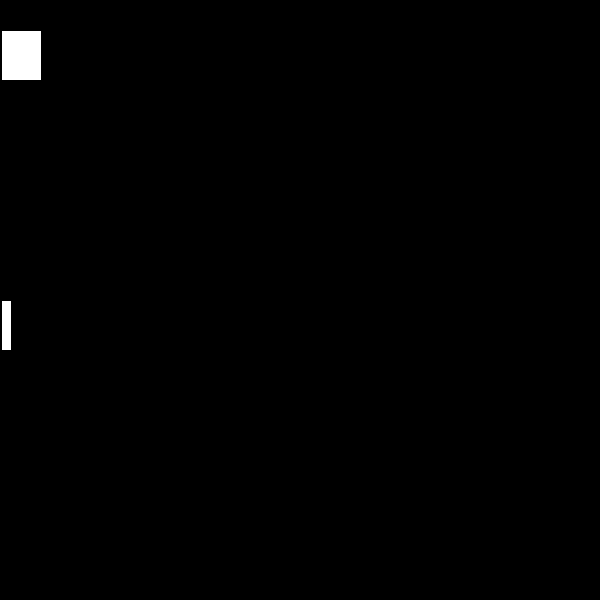
Frame 1 (no input)
Frame 60 (the mouse pressed at the canvas centre just before this capture): blank canvas, image omitted
Frame 120 (the mouse held since frame 60 and released just before this capture): blank canvas, image omitted

The Processing sketch that drew this single still picture (run headless with seeded random() and noise(); from frame 60 on, the mouse is pressed at the canvas centre):

// Processing sketch: processing_183310
// ── processing_183310.pde

float gato =1;
void setup() {
size (600,600);
}
void draw () { background (0);
gato = gato * 1.2;
rect(gato,300,10,50);
rect(gato,30,40,50);

}
